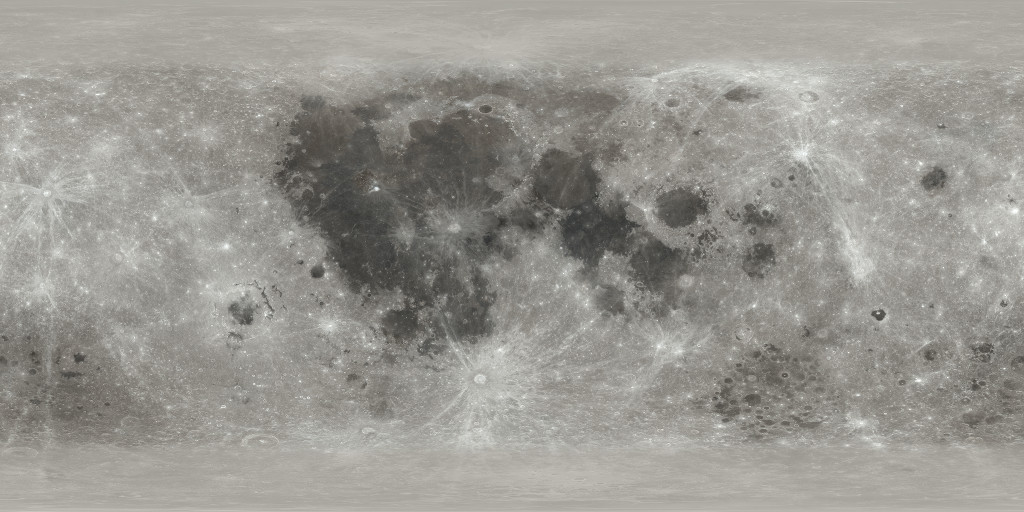
#> input picture tools/.couch-cache/moon_color_1k.jpg, 1024 x 512 px
$ python make_infworld_media.py .couch-cache/moon_color_1k.jpg .couch-cache/moon_color_1k.jpg
#> lines starting #> are read from the running program, lines starting #| are printed output that depends on the picture
"""Make Endless World (OpenGL)'s icon and fanart from harness screenshots.

The screensaver draws its own art, so both images are frames from the test window:

  ./build/infworld_glfw_core --assets resources/textures --seed 2 --shot /tmp/iw-fanart.ppm --shot-after 8
  ./build/infworld_glfw_core --assets resources/textures --seed 3 --shot /tmp/iw-icon.ppm --shot-after 6
  python3 tools/make_infworld_media.py /tmp/iw-fanart.ppm /tmp/iw-icon.ppm

writes icon.png (512) and fanart.jpg (1920x1080) into screensaver.infworld.gl and
screensaver.infworld.gl.armv7. Needs Pillow.
"""

import os
import sys

from PIL import Image, ImageFilter

HERE = os.path.dirname(os.path.abspath(__file__))
ROOT = os.path.normpath(os.path.join(HERE, '..'))
ADDONS = ['screensaver.infworld.gl', 'screensaver.infworld.gl.armv7']


def load(path):
#> called with path = '.couch-cache/moon_color_1k.jpg'
    image = Image.open(path).convert('RGB')
#> image is the input picture: PIL image 1024x512 RGB; mean R, G, B 152.7, 150.8, 144.9
    if image.width > 2560:  # the harness writes at the window size; be gentle with huge captures
        image = image.resize((2560, round(image.height * 2560.0 / image.width)), Image.LANCZOS)
    return image


def square_crop(image, focus):
    """Crop the largest square around a focus point given as a fraction of the width/height."""
#> called with focus = (0.42, 0.55)
    side = min(image.width, image.height)
#> side = 512
    x = int(image.width * focus[0] - side / 2)
#> x = 174
    y = int(image.height * focus[1] - side / 2)
#> y = 25
    x = max(0, min(image.width - side, x))
    y = max(0, min(image.height - side, y))
#> y = 0
    return image.crop((x, y, x + side, y + side))
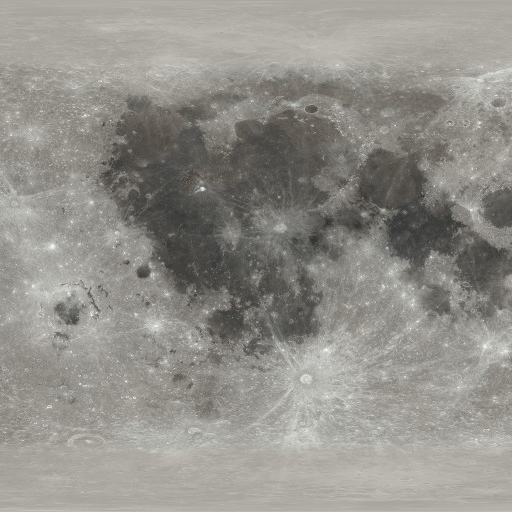
#> returned value: PIL image 512x512 RGB; mean R, G, B 146.3, 144.4, 138.6


def main():
    fanart_path = sys.argv[1] if len(sys.argv) > 1 else '/tmp/iw-fanart.ppm'
    icon_path = sys.argv[2] if len(sys.argv) > 2 else '/tmp/iw-icon.ppm'
    fanart = load(fanart_path)
    icon = square_crop(load(icon_path), (0.42, 0.55))
    icon = icon.resize((512, 512), Image.LANCZOS).filter(ImageFilter.SHARPEN)
    for addon in ADDONS:
        folder = os.path.join(ROOT, addon)
        if not os.path.isdir(folder):
            continue
        icon.save(os.path.join(folder, 'icon.png'))
        fanart.resize((1920, 1080), Image.LANCZOS).save(os.path.join(folder, 'fanart.jpg'),
                                                       quality=88)
        print('media: %s' % folder)


if __name__ == '__main__':
    main()
